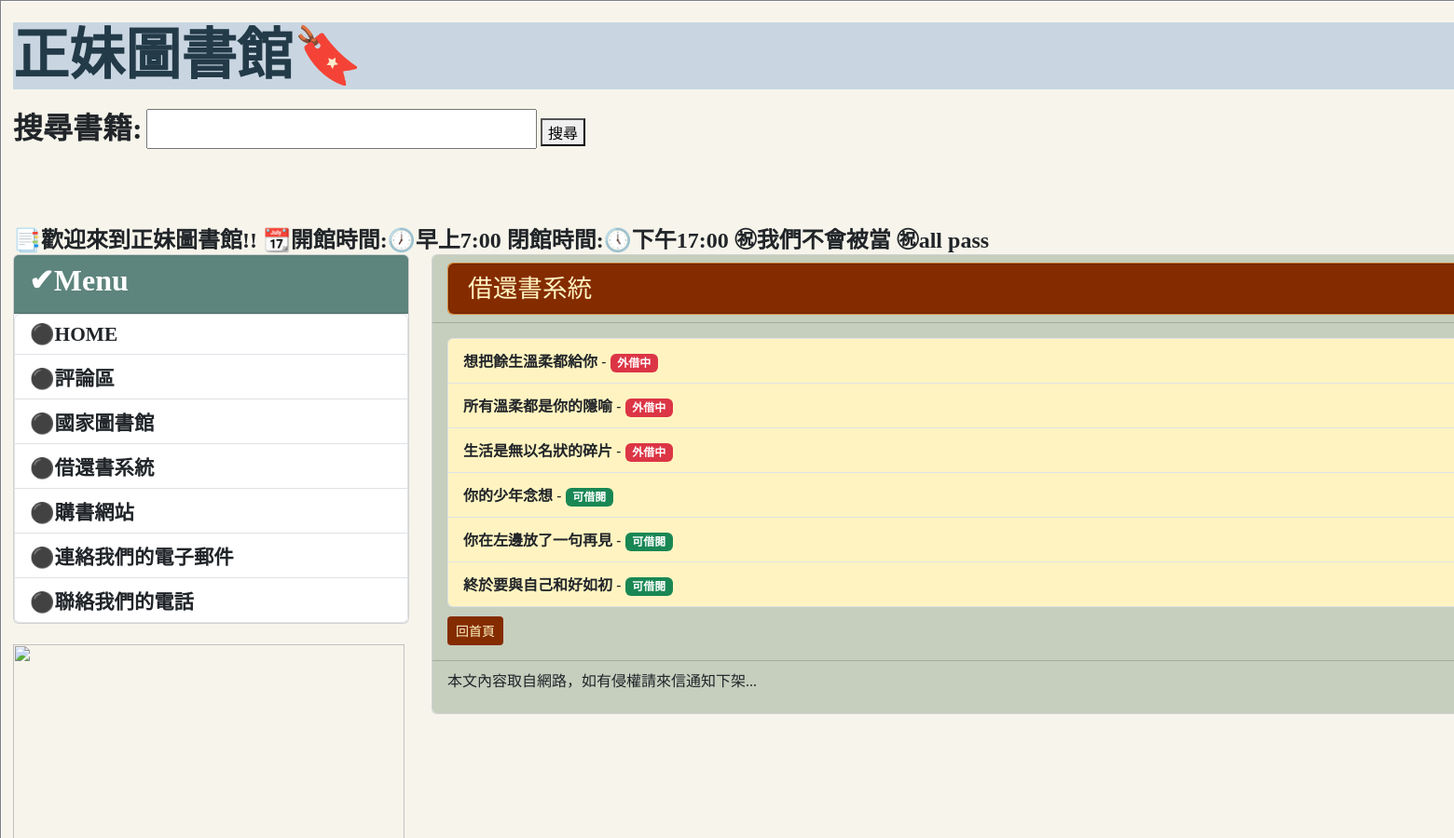
Before: /book_list/ (upper part) with the older database file.
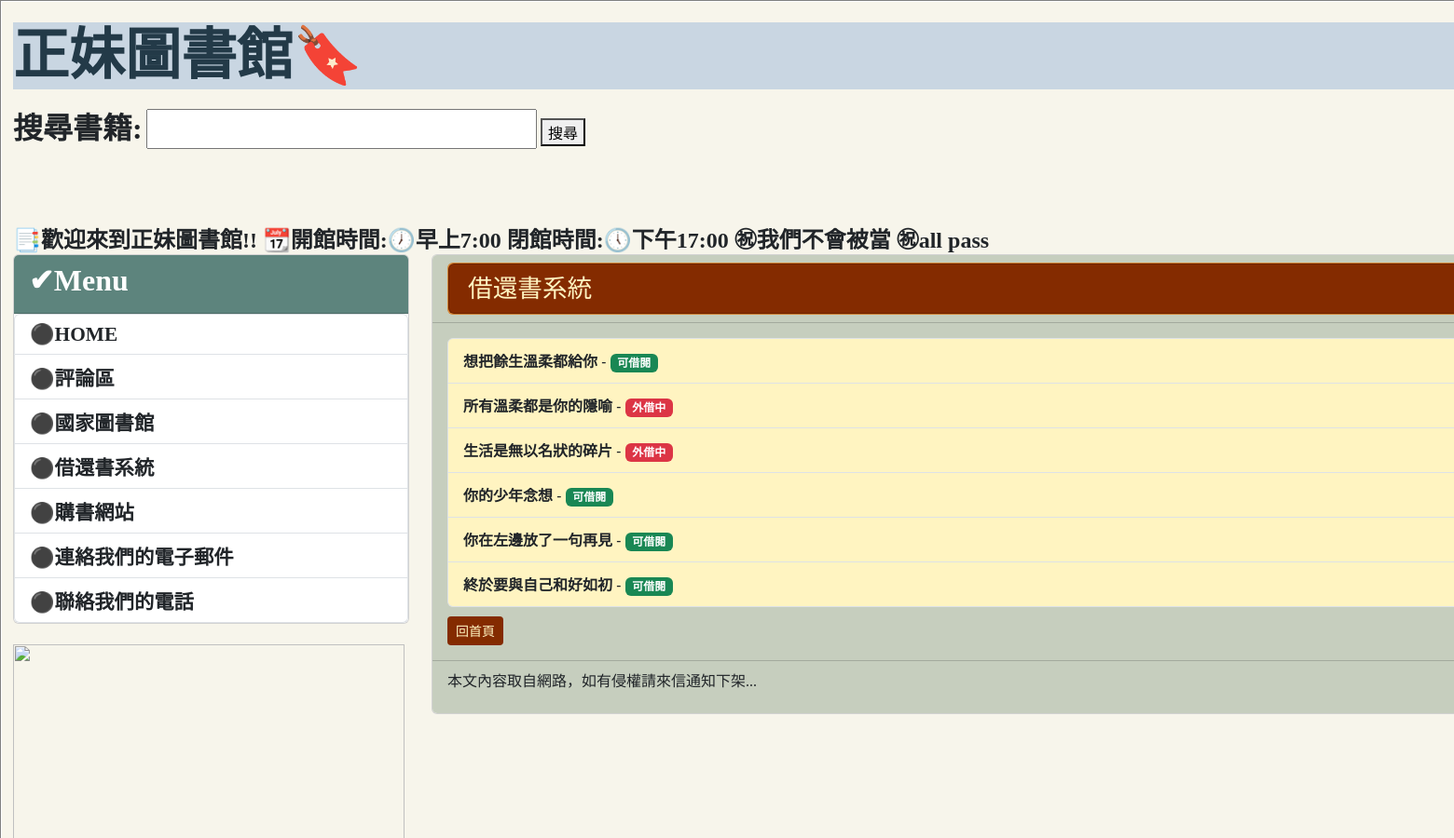
After: the same page with the newer database file.
### mysite/models.py (models this page shows, shortened)
class Post(models.Model):
    title = models.CharField(max_length=200)
    slug = models.CharField(max_length=200)
    body = models.TextField()
    pub_date = models.DateTimeField(auto_now_add=True)
    isBorrow = models.BooleanField(("外借中"),default=False)
    class Meta:
        ordering = ('-pub_date',)

### mysite/views.py (the view)
# urls.py: path('book_list/', mv.book_list, name='book_list'),
def book_list(request):
    books = Post.objects.all()
    return render(request, 'book_list.html', {'books': books})

### templates/book_list.html (shortened to what this page needs)
{% extends "base.html" %}
{% block headmessage %}
    <div class="card" style="background-color:#FFA042;">
        <div class="card"; style="background-color:#842B00;">
            <h3 style="font-family:微軟正黑體; font-size: 20pt; color:#FFF4C1; margin-left: 10px; margin-bottom: 0px; padding: 10px">借還書系統
            </h3>
        </div>
    </div>
{% endblock %}
{% block content %}
    {% if books %}
        <ul class="list-group">
            {% for book in books %}
                <li class="list-group-item d-flex justify-content-between align-items-center" style="background-color:#FFF4C1;">
                    <div>
                        <strong>{{ book.title }}</strong> - {{ book.write }}
                        {% if book.isBorrow %}
                            <span class="badge bg-danger">外借中</span>
                        {% else %}
                            <span class="badge bg-success">可借閱</span>
                        {% endif %}
                    </div>
                </li>
            {% endfor %}
        </ul>
    {% else %}
        <p>No books available.</p>
    {% endif %}
    <a class="btn btn-sm" style="background-color:#842B00; color: #FFF4C1; margin-top: 10px;" href='/'>回首頁</a>
{% endblock %}

Changed rows visible on the page:
changed Post "想把餘生溫柔都給你": isBorrow "外借中" → "可借閱"
